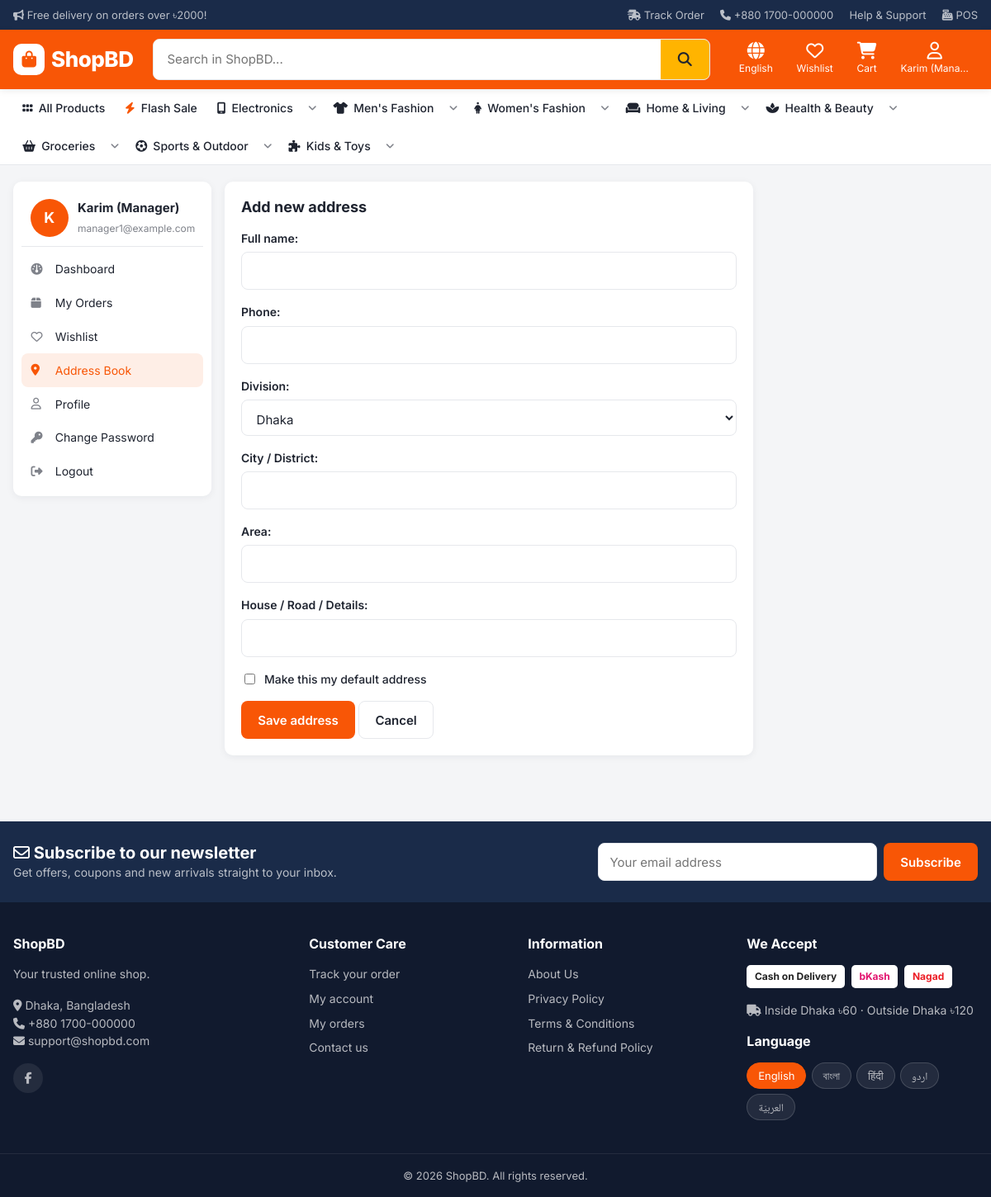
The page /accounts/addresses/add/ (signed in) on the database its author committed.
### core/models.py (models this page shows, shortened)
class SiteSetting(TranslatableMixin, models.Model):
    site_name = models.CharField(max_length=100, default="ShopBD")
    tagline = models.CharField(max_length=200, blank=True, default="Online Shopping in Bangladesh")
    logo = models.ImageField(upload_to="site/", blank=True)
    favicon = models.ImageField(upload_to="site/", blank=True)
    phone = models.CharField(max_length=30, blank=True, default="+880 1700-000000")
    email = models.EmailField(blank=True, default="support@shopbd.com")
    address = models.CharField(max_length=255, blank=True, default="Dhaka, Bangladesh")
    facebook = models.URLField(blank=True)
    instagram = models.URLField(blank=True)
    youtube = models.URLField(blank=True)
    top_notice = models.CharField(max_length=255, blank=True, default="Free delivery on orders over ৳2000!")
    default_language = models.CharField(
        max_length=10, choices=settings.LANGUAGES, default="en",
        help_text="নতুন ভিজিটর প্রথমে এই ভাষায় সাইট দেখবে (পরে নিজে বদলাতে পারবে)",
    )
    shipping_inside_dhaka = models.DecimalField(max_digits=8, decimal_places=2, default=Decimal("60"))
    shipping_outside_dhaka = models.DecimalField(max_digits=8, decimal_places=2, default=Decimal("120"))
    free_shipping_over = models.DecimalField(
        max_digits=10, decimal_places=2, default=Decimal("2000"),
        help_text="0 দিলে ফ্রি ডেলিভারি বন্ধ থাকবে",
    )
    bkash_number = models.CharField(max_length=20, blank=True, default="01700000000")
    nagad_number = models.CharField(max_length=20, blank=True, default="01700000000")
    enable_cod = models.BooleanField("Enable Cash on Delivery", default=True)
    enable_bkash = models.BooleanField(default=True)
    enable_nagad = models.BooleanField(default=True)
    footer_text = models.TextField(blank=True, default="Your trusted online shop.")
    class Meta:
        verbose_name = "Site Setting"
        verbose_name_plural = "Site Settings"
    @classmethod
    def load(cls):
        obj, _ = cls.objects.get_or_create(pk=1)
        return obj

class Page(TranslatableMixin, models.Model):
    title = models.CharField(max_length=150)
    slug = models.SlugField(unique=True)
    content = models.TextField(help_text="HTML লেখা যাবে")
    show_in_footer = models.BooleanField(default=True)
    is_active = models.BooleanField(default=True)

### store/models.py (models this page shows, shortened)
class Category(TranslatableMixin, models.Model):
    name = models.CharField(max_length=100)
    slug = models.SlugField(max_length=120, unique=True, blank=True, allow_unicode=True)
    parent = models.ForeignKey("self", null=True, blank=True, on_delete=models.CASCADE, related_name="children")
    image = models.ImageField(upload_to="categories/", blank=True)
    icon = models.CharField(max_length=50, blank=True, help_text="Font Awesome class, যেমন: fa-mobile-screen")
    order = models.PositiveIntegerField(default=0)
    is_active = models.BooleanField(default=True)
    show_on_home = models.BooleanField(default=True)
    class Meta:
        verbose_name_plural = "Categories"
        ordering = ["order", "name"]
    def get_absolute_url(self):
        return reverse("store:category", args=[self.slug])

### accounts/views.py (the view)
# urls.py: path("addresses/add/", views.address_form, name="address_add"),
@login_required
def address_form(request, pk=None):
    instance = get_object_or_404(Address, pk=pk, user=request.user) if pk else None
    form = AddressForm(request.POST or None, instance=instance)
    if request.method == "POST" and form.is_valid():
        address = form.save(commit=False)
        address.user = request.user
        address.save()
        messages.success(request, _("Address saved."))
        return safe_redirect(request, request.GET.get("next"), "accounts:addresses")
    return render(request, "accounts/address_form.html", {"form": form, "editing": bool(instance)})

### accounts/forms.py
class AddressForm(StyledMixin, forms.ModelForm):
    class Meta:
        model = Address
        fields = ["full_name", "phone", "division", "city", "area", "address_line", "is_default"]
        labels = {"full_name": _("Full name"), "phone": _("Phone"), "division": _("Division"),
                  "city": _("City / District"), "area": _("Area"),
                  "address_line": _("House / Road / Details"), "is_default": _("Make this my default address")}
    def __init__(self, *args, **kwargs):
        super().__init__(*args, **kwargs)
        self._style()

### accounts/forms.py (called while the page is built)
    def _style(self):
        for name, field in self.fields.items():
            if not isinstance(field.widget, (forms.CheckboxInput, forms.RadioSelect)):
                field.widget.attrs.setdefault("class", "form-control")

### cart/cart.py (called while the page is built)
    def __len__(self):
        return sum(item["quantity"] for item in self.cart.values())

### core/models.py (called while the page is built)
    @classmethod
    def load(cls):
        obj, _ = cls.objects.get_or_create(pk=1)
        return obj

    def css_variables(self):
        from .theme import build_css_variables
        return build_css_variables(self)

### core/templatetags/shop_tags.py (called while the page is built)
@register.filter
def taka(value):
    try:
        text = f"৳{Decimal(value):,.0f}"
    except Exception:
        return value
    if (get_language() or "").startswith("bn"):
        text = text.translate(BN_DIGITS)
    return text

@register.filter
def tr(obj, field):
    if obj is None:
        return ""
    if hasattr(obj, "tr"):
        return obj.tr(field)
    return getattr(obj, field, "")

@register.simple_tag
def theme_style(theme_vars):
    css = ";".join(f"{k}:{v}" for k, v in (theme_vars or {}).items())
    return format_html("<style>:root{{{}}}</style>", mark_safe(css.replace("<", "")))

### core/theme.py (called while the page is built)
def _rgb(hex_color):
    h = (hex_color or "#000000").lstrip("#")
    try:
        return tuple(int(h[i:i + 2], 16) for i in (0, 2, 4))
    except ValueError:
        return (0, 0, 0)

def _hex(rgb):
    return "#" + "".join(f"{max(0, min(255, round(c))):02x}" for c in rgb)

def mix(color, other, amount):
    a, b = _rgb(color), _rgb(other)
    return _hex(tuple(x + (y - x) * amount for x, y in zip(a, b)))

def luminance(color):
    def ch(c):
        c /= 255
        return c / 12.92 if c <= 0.03928 else ((c + 0.055) / 1.055) ** 2.4
    r, g, b = (ch(c) for c in _rgb(color))
    return 0.2126 * r + 0.7152 * g + 0.0722 * b

def readable_on(bg):
    return "#1f2430" if luminance(bg) > 0.45 else "#ffffff"

### core/translation.py (called while the page is built)
def current_lang():
    return (get_language() or DEFAULT_LANG).split("-")[0]

### templates/accounts/address_form.html (shortened to what this page needs)
{% extends "accounts/account_base.html" %}
{% load i18n %}
{% block account_content %}
<section class="card card-body" style="max-width:640px">
  <h1 class="card-title">{% if editing %}{% trans "Edit address" %}{% else %}{% trans "Add new address" %}{% endif %}</h1>
  <form method="post">{% csrf_token %}
    {% include "accounts/_form_fields.html" %}
    <button type="submit" class="btn btn-primary">{% trans "Save address" %}</button>
    <a href="{% url 'accounts:addresses' %}" class="btn btn-outline">{% trans "Cancel" %}</a>
  </form>
</section>
{% endblock %}

### templates/accounts/account_base.html
{% extends "base.html" %}
{% load i18n %}
{% block content %}
<div class="container">
  <div class="account">
    <aside class="account-nav">
      <div class="user">
        <span class="avatar">{% if user.profile.avatar %}<img src="{{ user.profile.avatar.url }}" alt="">{% else %}{{ user.first_name|default:user.username|first|upper }}{% endif %}</span>
        <div><strong>{{ user.get_full_name|default:user.username }}</strong><br><span class="muted" style="font-size:12px">{{ user.email }}</span></div>
      </div>
      {% with n=request.resolver_match.url_name %}
      <a href="{% url 'accounts:dashboard' %}" class="{% if n == 'dashboard' %}active{% endif %}"><i class="fa-solid fa-gauge"></i> {% trans "Dashboard" %}</a>
      <a href="{% url 'orders:my_orders' %}" class="{% if n == 'my_orders' %}active{% endif %}"><i class="fa-solid fa-box"></i> {% trans "My Orders" %}</a>
      <a href="{% url 'store:wishlist' %}"><i class="fa-regular fa-heart"></i> {% trans "Wishlist" %}</a>
      <a href="{% url 'accounts:addresses' %}" class="{% if 'address' in n %}active{% endif %}"><i class="fa-solid fa-location-dot"></i> {% trans "Address Book" %}</a>
      <a href="{% url 'accounts:profile' %}" class="{% if n == 'profile' %}active{% endif %}"><i class="fa-regular fa-user"></i> {% trans "Profile" %}</a>
      <a href="{% url 'accounts:password_change' %}" class="{% if n == 'password_change' %}active{% endif %}"><i class="fa-solid fa-key"></i> {% trans "Change Password" %}</a>
      {% endwith %}
      <form method="post" action="{% url 'accounts:logout' %}">{% csrf_token %}<button type="submit"><i class="fa-solid fa-right-from-bracket"></i> {% trans "Logout" %}</button></form>
    </aside>
    <div>{% block account_content %}{% endblock %}</div>
  </div>
</div>
{% endblock %}

### templates/base.html (shortened to what this page needs)
{% load static i18n shop_tags %}{% get_current_language as LANGUAGE_CODE %}{% get_current_language_bidi as LANGUAGE_BIDI %}{% get_available_languages as LANGUAGES %}{% get_language_info for LANGUAGE_CODE as cur_lang %}<!DOCTYPE html>
<html lang="{{ LANGUAGE_CODE }}" dir="{% if LANGUAGE_BIDI %}rtl{% else %}ltr{% endif %}">
<head>
  <link rel="stylesheet" href="https://cdnjs.cloudflare.com/ajax/libs/font-awesome/6.5.2/css/all.min.css">
  <link rel="stylesheet" href="{% static 'css/style.css' %}">
</head>
<body class="lang-{{ LANGUAGE_CODE }}">
  <div class="topbar">
    <div class="container">
      <span>{% with notice=site|tr:"top_notice" %}{% if notice %}<i class="fa-solid fa-bullhorn"></i> {{ notice }}{% endif %}{% endwith %}</span>
      <div class="topbar-links">
        <a href="{% url 'orders:track' %}"><i class="fa-solid fa-truck-fast"></i> {% trans "Track Order" %}</a>
        <a href="tel:{{ site.phone }}" dir="ltr"><i class="fa-solid fa-phone"></i> {{ site.phone }}</a>
        <a href="{% url 'core:contact' %}">{% trans "Help & Support" %}</a>
        {% if pos_access %}<a href="{% url 'pos:terminal' %}"><i class="fa-solid fa-cash-register"></i> POS</a>{% endif %}
      </div>
    </div>
  </div>
  <header class="header">
    <div class="container header-main">
      <a href="{% url 'core:home' %}" class="logo">
        {% if site.logo %}<img src="{{ site.logo.url }}" alt="{{ site.site_name }}">
        {% else %}<span class="logo-mark"><i class="fa-solid fa-bag-shopping"></i></span>{{ site.site_name }}{% endif %}
      </a>
      <div class="search">
        <form action="{% url 'store:product_list' %}" method="get" role="search">
          <input id="search-input" type="search" name="q" value="{{ request.GET.q }}" placeholder="{% blocktrans with name=site.site_name %}Search in {{ name }}...{% endblocktrans %}"
                 autocomplete="off" data-url="{% url 'store:search_suggest' %}" aria-label="{% trans 'Search' %}">
          <button type="submit" aria-label="{% trans 'Search' %}"><i class="fa-solid fa-magnifying-glass"></i></button>
        </form>
      </div>
      <div class="header-actions">
        <div class="dropdown lang-switch">
          <button class="h-action" data-dropdown aria-label="{% trans 'Language' %}"><i class="fa-solid fa-globe"></i><span class="lbl">{{ cur_lang.name_local }}</span></button>
        </div>
        <a href="{% url 'store:wishlist' %}" class="h-action hide-sm">
          <i class="fa-regular fa-heart"></i><span class="lbl">{% trans "Wishlist" %}</span>
        </a>
        <a href="{% url 'cart:detail' %}" class="h-action">
          <i class="fa-solid fa-cart-shopping"></i><span class="lbl">{% trans "Cart" %}</span>
        </a>
        {% if user.is_authenticated %}
        <div class="dropdown">
          <button class="h-action" data-dropdown><i class="fa-regular fa-user"></i><span class="lbl">{{ user.first_name|default:user.username|truncatechars:12 }}</span></button>
        </div>
        {% else %}
        <a href="{% url 'accounts:login' %}" class="h-action"><i class="fa-regular fa-user"></i><span class="lbl">{% trans "Login" %}</span></a>
        {% endif %}
      </div>
    </div>
  </header>
  <nav class="catnav">
    <div class="container">
      <ul>
        <li><a href="{% url 'store:product_list' %}"><i class="fa-solid fa-grip"></i> {% trans "All Products" %}</a></li>
        <li><a href="{% url 'store:product_list' %}?filter=flash"><i class="fa-solid fa-bolt" style="color:var(--primary)"></i> {% trans "Flash Sale" %}</a></li>
        {% for cat in menu_categories %}
        <li class="{% if cat.children.all %}has-sub{% endif %}">
          <a href="{{ cat.get_absolute_url }}">{% if cat.icon %}<i class="fa-solid {{ cat.icon }}"></i>{% endif %} {{ cat|tr:"name" }}</a>
          {% if cat.children.all %}
          <button type="button" class="sub-toggle" aria-expanded="false" aria-label="{% trans 'Sub-categories' %}"><i class="fa-solid fa-angle-down"></i><span class="caret-fallback">▾</span></button>
          {% endif %}
        </li>
        {% endfor %}
      </ul>
    </div>
  </nav>
  <main>
    {% block content %}{% endblock %}
  </main>
  <section class="newsletter no-print">
    <div class="container">
      <div>
        <h3><i class="fa-regular fa-envelope"></i> {% trans "Subscribe to our newsletter" %}</h3>
        <p>{% trans "Get offers, coupons and new arrivals straight to your inbox." %}</p>
      </div>
      <form method="post" action="{% url 'core:subscribe' %}">{% csrf_token %}
        <input class="form-control" type="email" name="email" placeholder="{% trans 'Your email address' %}" required>
        <button class="btn btn-primary" type="submit">{% trans "Subscribe" %}</button>
      </form>
    </div>
  </section>
  <footer class="footer">
    <div class="container footer-grid">
      <div>
        <h4>{{ site.site_name }}</h4>
        <p>{{ site|tr:"footer_text" }}</p>
        <p><i class="fa-solid fa-location-dot"></i> {{ site.address }}<br>
           <i class="fa-solid fa-phone"></i> <span dir="ltr">{{ site.phone }}</span><br>
           <i class="fa-solid fa-envelope"></i> {{ site.email }}</p>
        <div class="socials">
          {% if site.facebook %}<a href="{{ site.facebook }}" target="_blank" rel="noopener" aria-label="Facebook"><i class="fa-brands fa-facebook-f"></i></a>{% endif %}
        </div>
      </div>
      <div>
        <h4>{% trans "Customer Care" %}</h4>
        <ul>
          <li><a href="{% url 'orders:track' %}">{% trans "Track your order" %}</a></li>
          <li><a href="{% url 'accounts:dashboard' %}">{% trans "My account" %}</a></li>
          <li><a href="{% url 'orders:my_orders' %}">{% trans "My orders" %}</a></li>
          <li><a href="{% url 'core:contact' %}">{% trans "Contact us" %}</a></li>
        </ul>
      </div>
      <div>
        <h4>{% trans "Information" %}</h4>
        <ul>
          {% for p in footer_pages %}<li><a href="{% url 'core:page' p.slug %}">{{ p|tr:"title" }}</a></li>{% endfor %}
        </ul>
      </div>
      <div>
        <h4>{% trans "We Accept" %}</h4>
        <div class="pay-icons">
          {% if site.enable_cod %}<span>{% trans "Cash on Delivery" %}</span>{% endif %}
          {% if site.enable_bkash %}<span style="color:#e2136e">{% trans "bKash" %}</span>{% endif %}
          {% if site.enable_nagad %}<span style="color:#ec1c24">{% trans "Nagad" %}</span>{% endif %}
        </div>
        <p class="mt-2"><i class="fa-solid fa-truck"></i> {% trans "Inside Dhaka" %} {{ site.shipping_inside_dhaka|taka }} · {% trans "Outside Dhaka" %} {{ site.shipping_outside_dhaka|taka }}</p>
        <h4 class="mt-2">{% trans "Language" %}</h4>
        <form action="{% url 'set_language' %}" method="post" class="footer-langs">{% csrf_token %}
          {% for code, name in LANGUAGES %}{% get_language_info for code as lang %}
          <button type="submit" name="language" value="{{ code }}" class="{% if code == LANGUAGE_CODE %}active{% endif %}">{{ lang.name_local }}</button>
          {% endfor %}
        </form>
      </div>
    </div>
    <div class="copyright">© {% now "Y" %} {{ site.site_name }}. {% trans "All rights reserved." %}</div>
  </footer>
  {% trans "Ends in" as t_ends %}{% trans "Something went wrong." as t_wrong %}{% trans "Free" as t_free %}{% trans "Close" as t_close %}
</body>
</html>

### rows shown on the page
SiteSetting: top_notice "Free delivery on orders over ৳2000!", phone "+880 1700-000000", site_name "ShopBD", footer_text "Your trusted online shop.", address "Dhaka, Bangladesh", email "support@shopbd.com", shipping_inside_dhaka|taka "৳60", shipping_outside_dhaka|taka "৳120"
Category: name "Electronics"
Category: name "Men's Fashion"
Category: name "Women's Fashion"
Category: name "Home & Living"
Category: name "Health & Beauty"
Category: name "Groceries"
Category: name "Sports & Outdoor"
Category: name "Kids & Toys"
Page: title "About Us"
Page: title "Privacy Policy"
Page: title "Terms & Conditions"
Page: title "Return & Refund Policy"

### other values the page prints
{{ cur_lang.name_local }} "English"
{{ user.first_name|default:user.username|truncatechars:12 }} "Karim (Mana…"
{{ user.first_name|default:user.username|first|upper }} "K"
{{ user.get_full_name|default:user.username }} "Karim (Manager)"
{{ user.email }} "manager1@example.com"
{{ field.label_tag }} "Full name:" "Phone:" "Division:" "City / District:" "Area:" "House / Road / Details:"
{{ field.label }} "Make this my default address"
{{ lang.name_local }} "English" "বাংলা" "हिंदी" "اردو" "العربيّة"
